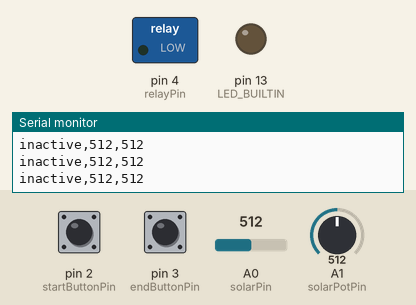
This sketch was run on a simulated Arduino Uno, built with avr-gcc and run on an emulated ATmega328P. On the bench: switched loads named in the sketch (green lamp = pin HIGH), output pins drawn as LEDs (lit = HIGH), the last lines printed to the serial monitor. The test bench sets the inputs (shaded band); at power-on: pin 2 (startButtonPin) HIGH, A1 (solarPotPin) = 512, A0 (solarPin) = 512, pin 3 (endButtonPin) HIGH.

Above: at 1.2 s.
1.3 s: pin 2 (startButtonPin) pulled LOW for 0.15 s
At 2.5 s:
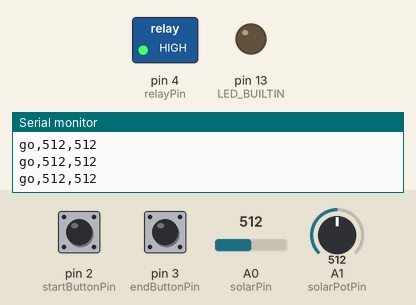
2.9 s: A1 (solarPotPin) set to 525
At 3.3 s:
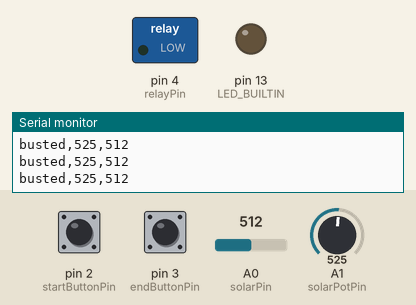
4.8 s: pin 2 (startButtonPin) pulled LOW for 3.2 s
At 5.8 s:
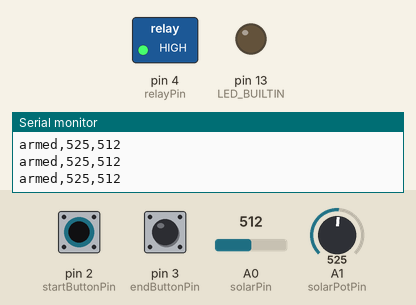
11.0 s: A0 (solarPin) set to 107
14.0 s: A0 (solarPin) set to 93
15.5 s: pin 2 (startButtonPin) pulled LOW for 1 s
At 17.4 s:
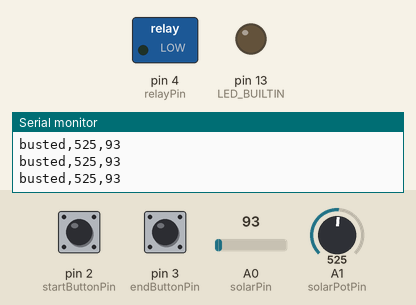
Timing chart, 0 to 18.9 s (numbered marks = the images above; inputs shaded):
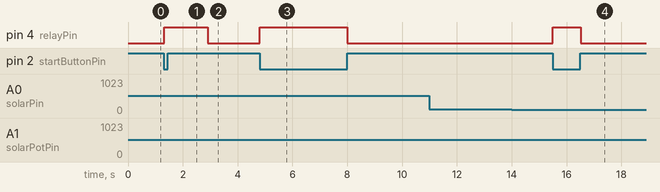

Measured:
- the behaviour switches between 512 and 513 on A1 (solarPotPin) (found by bisection; images 1 and 2)
- after the input at 1.3 s, pin 4 (relayPin): LOW → HIGH at once
- after the input at 2.9 s, pin 4 (relayPin): HIGH → LOW at once
- after the input at 4.8 s, pin 4 (relayPin): LOW → HIGH at once, → LOW 3.2 s later
- after the input at 15.5 s, pin 4 (relayPin): LOW → HIGH at once, → LOW 1.0 s later

The sketch:

lasermaze.ino
```cpp
// states: inactive, ready, go, complete, busted

// b = begin
  // hold: "ready/armed" (yellow)
  // release: "go" (blue)
// e = end
  // "complete" (green)
// l = laser
  // "busted" (red)

int solarPin = A0;
int solarPotPin = A1;
int solarValue;
int solarThreshold;
int startButtonPin = 2;
int endButtonPin = 3;
int relayPin = 4;
String state = "inactive";

void setup() {
  // initialize digital pin LED_BUILTIN as an output.
  pinMode(LED_BUILTIN, OUTPUT);
  pinMode(relayPin,OUTPUT);
  pinMode(startButtonPin, INPUT_PULLUP);
  pinMode(endButtonPin, INPUT_PULLUP);

  // testing only
  // relayPin = LED_BUILTIN;

  Serial.begin(9600);

  inactive();
}

// the loop function runs over and over again forever
void loop() {

  solarValue = analogRead(solarPin);
  solarThreshold = analogRead(solarPotPin);

  // arm
  if(digitalRead(startButtonPin) == LOW){
    armed();
  }

  // go
  if(state == "armed" && digitalRead(startButtonPin) == HIGH){
    go();
  }

  // complete
  if(state == "go" && digitalRead(endButtonPin) == LOW){
    complete();
  }

  // busted
  if(state == "go" && analogRead(solarPin) < solarThreshold){
    busted();
  }

  // Serial.println(state);
  // Serial.println(solarValue);
  Serial.println(state + "," + solarThreshold + "," + solarValue);


}

void inactive() {
  state = "inactive";
  digitalWrite(LED_BUILTIN, LOW);
}

void armed() {
  state = "armed";
//  digitalWrite(LED_BUILTIN, HIGH);

  // TODO: relay turn laser ON
  digitalWrite(relayPin, HIGH);
}

void go() {
  state = "go";
}

void complete() {
  state = "complete";
//  digitalWrite(LED_BUILTIN, LOW);

  // TODO: relay turn laser OFF
  digitalWrite(relayPin, LOW);
}

void busted() {
  state = "busted";
//  digitalWrite(LED_BUILTIN, LOW);

  // TODO: relay turn laser OFF
  digitalWrite(relayPin, LOW);
}
```
